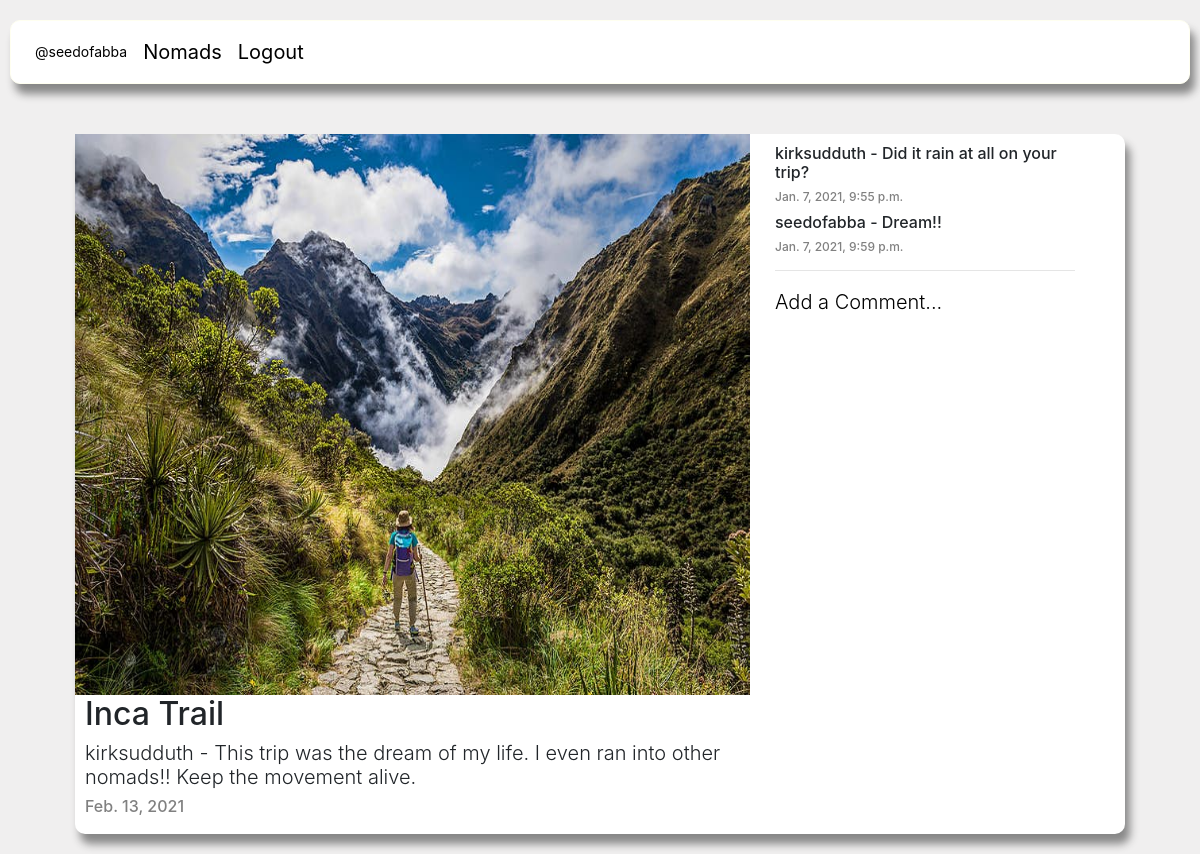
The page /posts/22 (signed in) on the database its author committed.
### nomadapp/models/post.py (models this page shows, shortened)
class Post(models.Model):
    user = models.ForeignKey(User, on_delete=models.CASCADE, related_name='comment')
    title = models.CharField(max_length=50)
    location = models.CharField(max_length=255, blank=True, default=None)
    description = models.TextField(blank=True, default='')
    date = models.DateField(auto_now=False, auto_now_add=False,)
    liked = models.ManyToManyField(User, default=None,blank=True,related_name='liked')
    post_image = models.ImageField(blank=True, upload_to='images/')
    class Meta:
        verbose_name = ("post")
        verbose_name_plural = ("posts")
    def __str__(self):
        return self.title

### nomadapp/models/comment.py (models this page shows, shortened)
class Comment(models.Model):
    user = models.ForeignKey(User, on_delete=models.CASCADE, related_name='comments')
    created_at = models.DateTimeField(auto_now=True)
    message = models.TextField()
    post = models.ForeignKey(Post, on_delete=models.CASCADE, related_name='comments')
    class Meta:
        verbose_name = ("comment")
        verbose_name_plural = ("comments")

### nomadapp/views/posts/detail.py (the view, shortened to what this page needs)
# urls.py: path('posts/<int:post_id>', post_detail, name='post_detail'),
def post_detail(request, post_id):
    if request.method == 'GET':
        post = get_post(post_id)
        comments = get_comments()
        template_name = 'posts/detail.html'
        context = {
            'all_comments': comments
        }
        print("post: ", post)
        return render(request, template_name, {'post': post})
    elif request.method == 'POST':
        form_data = request.POST
        print(form_data, "!!!!!!!!!!!!")

### nomadapp/views/posts/detail.py (called while the page is built)
def get_comments():
    all_comments = Comment.objects.all()
    return all_comments

def get_post(post_id):
    return Post.objects.get(pk=post_id)

### nomadapp/templates/posts/detail.html (shortened to what this page needs)
{% extends 'shared/base.html' %}
{% load static %}
{% block css %}
    <link rel="stylesheet" href="{% static 'styles/detail.css' %}" />
{% endblock %}
{% block content %}
<div class="post_card">
    <div class="post_details">
        <img class="post_photo" src="{{post.post_image.url}}"></img>
        <div class="post_info">
            <h2>{{post.title}} </h2>
            <h5 class="post_username">{{post.user.username}} - {{post.description}}</h5>
            <h6 class="create_date">{{post.date}}</h6>
        </div>
    </div>
    <div class="post_comments">
                {% for comment in post.comments.all %}
                    <h6>{{comment.user.username}} - {{comment.message}}</h6>
                    <h6 class="created_at">{{comment.created_at}}</h6>
                {% endfor %}
                <hr>
                <a class="add_comment" href="{% url 'nomadapp:comment_new' post.id %}">Add a Comment...</a>
    </div>
</div>
{% endblock %}

### nomadapp/templates/shared/base.html (shortened to what this page needs)
<!DOCTYPE html>
{% load static %}
<html>
<head>
   <link rel="stylesheet" href="{% static 'styles/base.css' %}" />
   <link rel="stylesheet" href="https://stackpath.bootstrapcdn.com/bootstrap/4.4.1/css/bootstrap.min.css">
    {% block css %}
    {% endblock %}
</head>
<body>
    <nav id="site-nav">
        <ol class="navList">
            {% if user.is_authenticated %}
                <li class="navList__route username"><a class="nav_username" href="{% url 'nomadapp:users_post' user.id %}">@{{user.username}}</a><li>
                <li class="navList__route"><a href="{% url 'nomadapp:home' %}">Nomads</a><li>
                <li class="navList__route"><a href="{% url 'nomadapp:logout' %}">Logout</a><li>
            {% else %}
                <li class="navList__route"><a href="{% url 'nomadapp:login' %}">Login</a><li>
                <li class="navList__route"><a href="{% url 'nomadapp:register' %}">Sign Up</a><li>
            {% endif %}
        </ol>
    </nav>
     <main class="main-content">
        {% block content %}
        {% endblock %}
    </main>
</body>
</html>

### nomadapp/static/styles/base.css (style rules this page uses)
a.nav_username { font-size: 14px; }
li.navList__route.username { margin-top: 2px }
.navList { list-style-type: none; display: flex; color: black !important; padding: 1em; margin: 0; }
.navList__route { margin: 0 0.5em; }
#site-nav { margin: 20px 10px 0px 10px; border: solid .5px ivory; background-color: white; border-radius: 10px; box-shadow: 5px 10px 8px #888888; margin-bottom: 50px }
a { color: black !important; text-decoration: none; font-size: 20px; }

### nomadapp/static/styles/detail.css (style rules this page uses)
body { background-color: rgb(240, 239, 239) }
.post_card { width: 1050px; margin-bottom: 20px; background-color: white; border-radius: 10px; box-shadow: 5px 10px 8px #888888; height: 700px; display: flex; margin-left: auto; margin-right: auto; }
.add_comment { font-weight: 300 }
.create_date { color: gray }
.created_at { color: gray; font-size: 12px; }
.post_username { font-weight: 300; }
.post_details { width: 700px }
.post_comments { text-align: left; margin-top: 10px; width: 300px; height: 700px; }
.post_info { margin-left: 10px }
img.post_photo { width: 675px; height: 561px; }

### rows shown on the page
Post: post_image (picture), title "Inca Trail", user.username "kirksudduth", description "This trip was the dream of my life. I even ran into other nomads!! Keep the movement alive.", date "Feb. 13, 2021"
Comment: user.username "kirksudduth", message "Did it rain at all on your trip?", created_at "Jan. 7, 2021, 9:55 p.m."
Comment: user.username "seedofabba", message "Dream!!", created_at "Jan. 7, 2021, 9:59 p.m."

### other values the page prints
{{ user.username }} "seedofabba"
